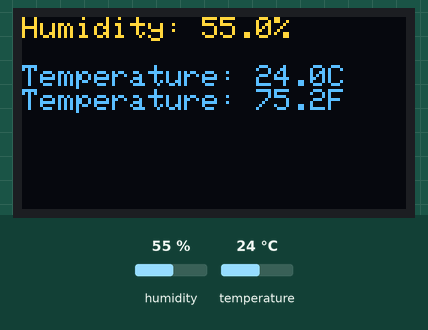
Recording of a sketch running on a simulated Arduino Uno, built with avr-gcc and run on an emulated ATmega328P. Shown: 128×64 one-colour display. The inputs (shaded band) are chosen by the test bench; at power-on: humidity 55 %, temperature 24 °C. The OLED is the two-colour kind (top 16 rows yellow); what the sketch prints to the serial monitor is not drawn.

Above: at 3.2 s.
3.3 s: humidity set to 22 %
At 4.8 s:
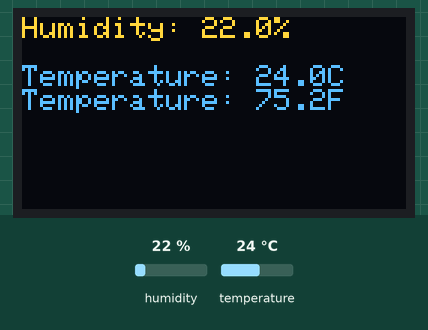
6.0 s: temperature set to 12 °C
At 6.7 s:
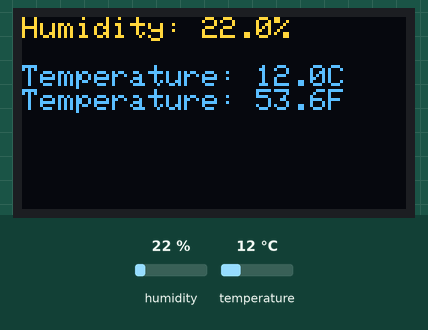
8.7 s: humidity set to 40 %
At 10.6 s:
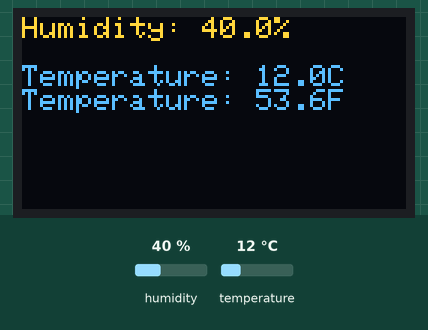
11.7 s: temperature set to 19 °C
At 13.7 s:
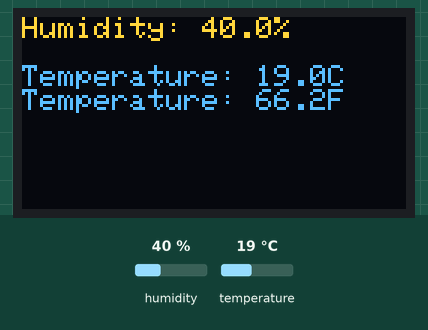
Timing chart, 0 to 15.2 s (numbered marks = the images above; inputs shaded):
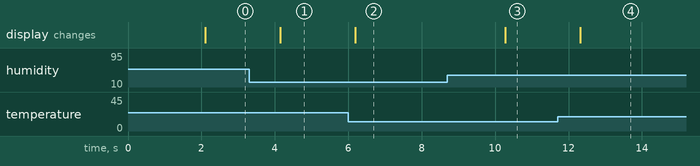

The sketch:

LAB7-1.ino
```cpp
#include <Wire.h>                                          //Napat Chobram No.12
#include <Adafruit_GFX.h>
#include <Adafruit_SSD1306.h>
#include <DHTesp.h>

#define SCREEN_WIDTH 128
#define SCREEN_HEIGHT 64
#define OLED_RESET -1

#define DHTPIN 5

DHTesp dht;

Adafruit_SSD1306 display(SCREEN_WIDTH, SCREEN_HEIGHT, &Wire, OLED_RESET);

void setup()
{
  Serial.begin(9600);
  Serial.println();
  Serial.println("Humidity (%)\tTemperature (C)\t(F)");

  dht.setup(DHTPIN, DHTesp::DHT22); // Change to DHTesp::DHT22 for DHT22 sensor

  display.begin(SSD1306_SWITCHCAPVCC, 0x3C);
  display.clearDisplay();
  display.setTextColor(SSD1306_WHITE);
  display.setTextSize(1);
  display.setCursor(0, 0);
  display.println("Humidity Sensor");
  display.display();
  delay(2000);
  display.clearDisplay();
}

void loop() {
  float humidity = dht.getHumidity();
  float temperature = dht.getTemperature();

  if (isnan(humidity) || isnan(temperature)) {
    Serial.println("Failed to read from DHT sensor!");
    return;
  }

  Serial.print(humidity, 1);
  Serial.print("\t\t");
  Serial.print(temperature, 1);
  Serial.print("\t\t");
  Serial.println((temperature * 9 / 5) + 32, 1);

  display.clearDisplay();
  display.setCursor(0, 0);
  display.print("Humidity: ");
  display.print(humidity, 1);
  display.print("%");
  display.setCursor(0, 16);
  display.print("Temperature: ");
  display.print(temperature, 1);
  display.println("C");
  display.print("Temperature: ");
  display.print((temperature * 9 / 5) + 32, 1);
  display.println("F");
  display.display();

  delay(2000);
}
```

Measured:
- after the input at 3.3 s, the display: changes after 0.85 s (image 1)
- after the input at 6.0 s, the display: changes after 0.19 s (image 2)
- after the input at 8.7 s, the display: changes after 1.6 s (image 3)
- after the input at 11.7 s, the display: changes after 0.62 s (image 4)
